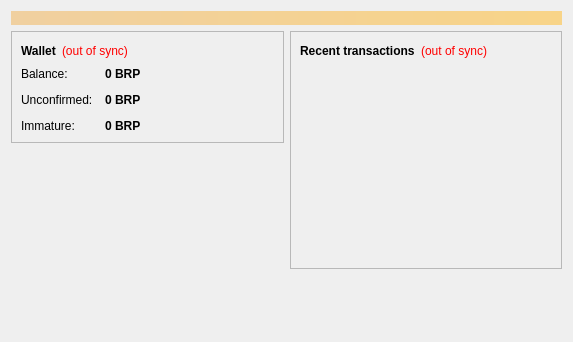
<?xml version="1.0" encoding="UTF-8"?>
<ui version="4.0">
 <class>OverviewPage</class>
 <widget class="QWidget" name="OverviewPage">
  <property name="geometry">
   <rect>
    <x>0</x>
    <y>0</y>
    <width>573</width>
    <height>342</height>
   </rect>
  </property>
  <property name="windowTitle">
   <string>Form</string>
  </property>
  <layout class="QVBoxLayout" name="topLayout">
   <item>
    <widget class="QLabel" name="labelAlerts">
     <property name="visible">
      <bool>false</bool>
     </property>
     <property name="styleSheet">
      <string notr="true">background-color: qlineargradient(x1: 0, y1: 0, x2: 1, y2: 0, stop:0 #F0D0A0, stop:1 #F8D488); color:#000000;</string>
     </property>
     <property name="wordWrap">
      <bool>true</bool>
     </property>
     <property name="margin">
      <number>3</number>
     </property>
    </widget>
   </item>
   <item>
    <layout class="QHBoxLayout" name="horizontalLayout" stretch="1,1">
     <item>
      <layout class="QVBoxLayout" name="verticalLayout_2">
       <item>
        <widget class="QFrame" name="frame">
         <property name="frameShape">
          <enum>QFrame::StyledPanel</enum>
         </property>
         <property name="frameShadow">
          <enum>QFrame::Raised</enum>
         </property>
         <layout class="QVBoxLayout" name="verticalLayout_4">
          <item>
           <layout class="QHBoxLayout" name="horizontalLayout_4">
            <item>
             <widget class="QLabel" name="label_5">
              <property name="font">
               <font>
                <weight>75</weight>
                <bold>true</bold>
               </font>
              </property>
              <property name="text">
               <string>Wallet</string>
              </property>
             </widget>
            </item>
            <item>
             <widget class="QLabel" name="labelWalletStatus">
              <property name="toolTip">
               <string>The displayed information may be out of date. Your wallet automatically synchronizes with the Bitrupiah network after a connection is established, but this process has not completed yet.</string>
              </property>
              <property name="styleSheet">
               <string notr="true">QLabel { color: red; }</string>
              </property>
              <property name="text">
               <string notr="true">(out of sync)</string>
              </property>
              <property name="alignment">
               <set>Qt::AlignLeading|Qt::AlignLeft|Qt::AlignVCenter</set>
              </property>
             </widget>
            </item>
            <item>
             <spacer name="horizontalSpacer_2">
              <property name="orientation">
               <enum>Qt::Horizontal</enum>
              </property>
              <property name="sizeHint" stdset="0">
               <size>
                <width>40</width>
                <height>20</height>
               </size>
              </property>
             </spacer>
            </item>
           </layout>
          </item>
          <item>
           <layout class="QFormLayout" name="formLayout_2">
            <property name="fieldGrowthPolicy">
             <enum>QFormLayout::AllNonFixedFieldsGrow</enum>
            </property>
            <property name="horizontalSpacing">
             <number>12</number>
            </property>
            <property name="verticalSpacing">
             <number>12</number>
            </property>
            <item row="0" column="0">
             <widget class="QLabel" name="label">
              <property name="text">
               <string>Balance:</string>
              </property>
             </widget>
            </item>
            <item row="0" column="1">
             <widget class="QLabel" name="labelBalance">
              <property name="font">
               <font>
                <weight>75</weight>
                <bold>true</bold>
               </font>
              </property>
              <property name="cursor">
               <cursorShape>IBeamCursor</cursorShape>
              </property>
              <property name="toolTip">
               <string>Your current balance</string>
              </property>
              <property name="text">
               <string notr="true">0 BRP</string>
              </property>
              <property name="textInteractionFlags">
               <set>Qt::LinksAccessibleByMouse|Qt::TextSelectableByKeyboard|Qt::TextSelectableByMouse</set>
              </property>
             </widget>
            </item>
            <item row="1" column="0">
             <widget class="QLabel" name="label_3">
              <property name="text">
               <string>Unconfirmed:</string>
              </property>
             </widget>
            </item>
            <item row="1" column="1">
             <widget class="QLabel" name="labelUnconfirmed">
              <property name="font">
               <font>
                <weight>75</weight>
                <bold>true</bold>
               </font>
              </property>
              <property name="cursor">
               <cursorShape>IBeamCursor</cursorShape>
              </property>
              <property name="toolTip">
               <string>Total of transactions that have yet to be confirmed, and do not yet count toward the current balance</string>
              </property>
              <property name="text">
               <string notr="true">0 BRP</string>
              </property>
              <property name="textInteractionFlags">
               <set>Qt::LinksAccessibleByMouse|Qt::TextSelectableByKeyboard|Qt::TextSelectableByMouse</set>
              </property>
             </widget>
            </item>
            <item row="2" column="0">
             <widget class="QLabel" name="labelImmatureText">
              <property name="text">
               <string>Immature:</string>
              </property>
             </widget>
            </item>
            <item row="2" column="1">
             <widget class="QLabel" name="labelImmature">
              <property name="font">
               <font>
                <weight>75</weight>
                <bold>true</bold>
               </font>
              </property>
              <property name="toolTip">
               <string>Mined balance that has not yet matured</string>
              </property>
              <property name="text">
               <string notr="true">0 BRP</string>
              </property>
              <property name="textInteractionFlags">
               <set>Qt::LinksAccessibleByMouse|Qt::TextSelectableByKeyboard|Qt::TextSelectableByMouse</set>
              </property>
             </widget>
            </item>
           </layout>
          </item>
         </layout>
        </widget>
       </item>
       <item>
        <spacer name="verticalSpacer">
         <property name="orientation">
          <enum>Qt::Vertical</enum>
         </property>
         <property name="sizeHint" stdset="0">
          <size>
           <width>20</width>
           <height>40</height>
          </size>
         </property>
        </spacer>
       </item>
      </layout>
     </item>
     <item>
      <layout class="QVBoxLayout" name="verticalLayout_3">
       <item>
        <widget class="QFrame" name="frame_2">
         <property name="frameShape">
          <enum>QFrame::StyledPanel</enum>
         </property>
         <property name="frameShadow">
          <enum>QFrame::Raised</enum>
         </property>
         <layout class="QVBoxLayout" name="verticalLayout">
          <item>
           <layout class="QHBoxLayout" name="horizontalLayout_2">
            <item>
             <widget class="QLabel" name="label_4">
              <property name="text">
               <string>&lt;b&gt;Recent transactions&lt;/b&gt;</string>
              </property>
             </widget>
            </item>
            <item>
             <widget class="QLabel" name="labelTransactionsStatus">
              <property name="toolTip">
               <string>The displayed information may be out of date. Your wallet automatically synchronizes with the Bitrupiah network after a connection is established, but this process has not completed yet.</string>
              </property>
              <property name="styleSheet">
               <string notr="true">QLabel { color: red; }</string>
              </property>
              <property name="text">
               <string notr="true">(out of sync)</string>
              </property>
              <property name="alignment">
               <set>Qt::AlignRight|Qt::AlignTrailing|Qt::AlignVCenter</set>
              </property>
             </widget>
            </item>
            <item>
             <spacer name="horizontalSpacer">
              <property name="orientation">
               <enum>Qt::Horizontal</enum>
              </property>
              <property name="sizeHint" stdset="0">
               <size>
                <width>40</width>
                <height>20</height>
               </size>
              </property>
             </spacer>
            </item>
           </layout>
          </item>
          <item>
           <widget class="QListView" name="listTransactions">
            <property name="styleSheet">
             <string notr="true">QListView { background: transparent; }</string>
            </property>
            <property name="frameShape">
             <enum>QFrame::NoFrame</enum>
            </property>
            <property name="verticalScrollBarPolicy">
             <enum>Qt::ScrollBarAlwaysOff</enum>
            </property>
            <property name="horizontalScrollBarPolicy">
             <enum>Qt::ScrollBarAlwaysOff</enum>
            </property>
            <property name="selectionMode">
             <enum>QAbstractItemView::NoSelection</enum>
            </property>
           </widget>
          </item>
         </layout>
        </widget>
       </item>
       <item>
        <spacer name="verticalSpacer_2">
         <property name="orientation">
          <enum>Qt::Vertical</enum>
         </property>
         <property name="sizeHint" stdset="0">
          <size>
           <width>20</width>
           <height>40</height>
          </size>
         </property>
        </spacer>
       </item>
      </layout>
     </item>
    </layout>
   </item>
  </layout>
 </widget>
 <resources/>
 <connections/>
</ui>
